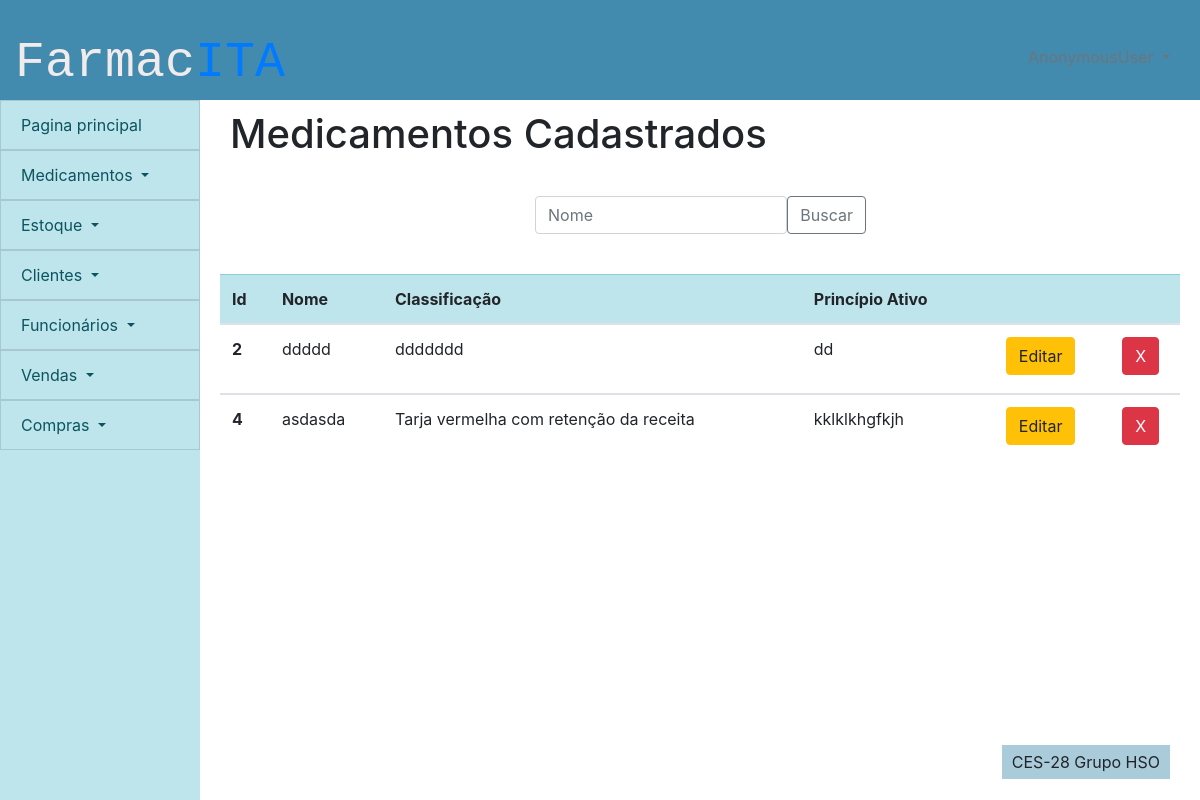
Before: /cadastro_medicamentos/editar_medicamento with the older database file.
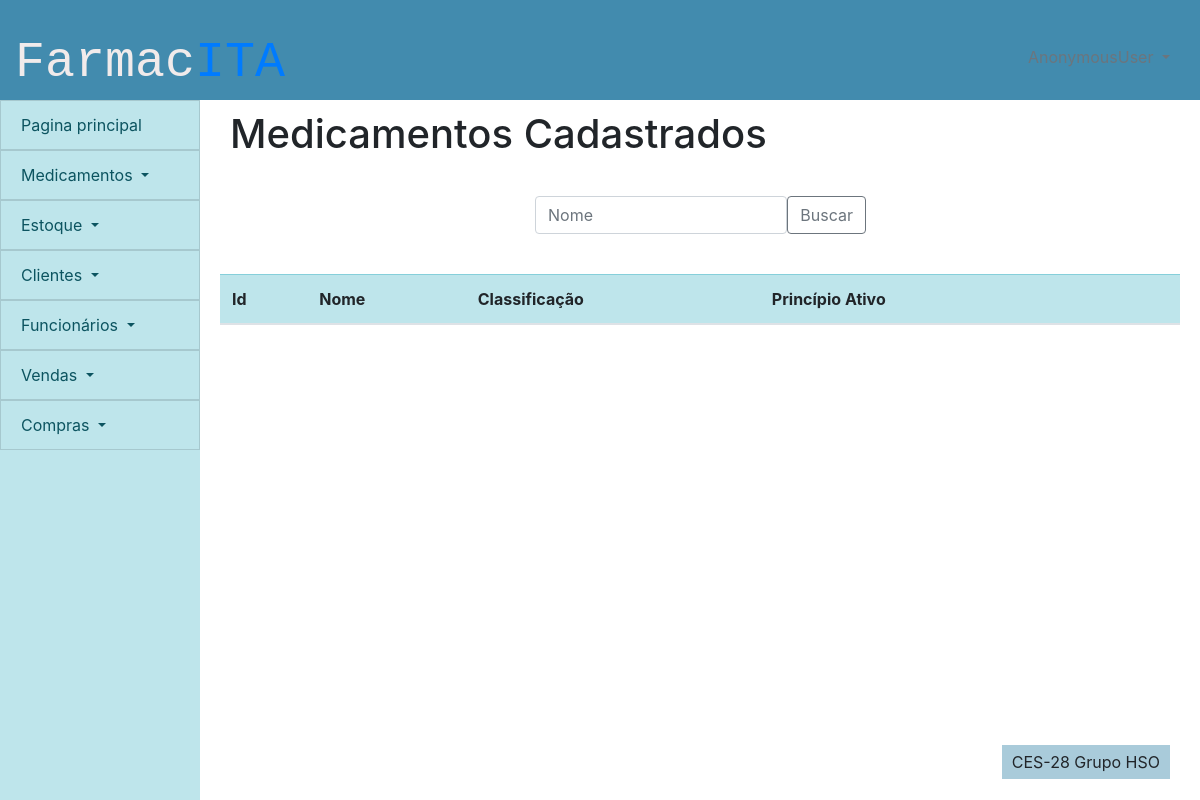
After: the same page with the newer database file.
### cadastro_medicamentos/models.py (models this page shows, shortened)
class medicamento(models.Model):
    id_medicamento = models.AutoField(primary_key=True)
    nome_medicamento = models.CharField(max_length=100)
    classificacao = models.CharField(max_length=100, default='Sem tarja')
    principio_ativo = models.CharField(max_length=100)
    excluido = models.BooleanField(default=False)

### cadastro_medicamentos/views.py (the view, shortened to what this page needs)
# urls.py: path('editar_medicamento',views.editar_medicamento, name = 'editar_medicamento'),
def editar_medicamento(request):
    lista = medicamento.objects.all()
    editar = False
    busca = request.GET.get('buscamedic')
    if busca:
        editar = False
        lista = medicamento.objects.filter(nome_medicamento__icontains = busca)
    delete = request.GET.get('delete')
    if delete:
        teste = medicamento.objects.filter(id_medicamento = delete)
        teste.update(excluido = True)
    editando = request.GET.get('edit')
    if editando:
        editar = True
        lista = medicamento.objects.filter(id_medicamento = editando)
    principiosativos = principio_ativo.objects.all()
    droga_list = list()
    for i in principiosativos:
        droga_list.append(i.nome_principio_ativo)
    return render(request,'medicamento/editar_medicamento.html',
    {'lista':lista,
    'editar':editar,
    "droga":droga_list}
    )

### frontend/medicamento/editar_medicamento.html (shortened to what this page needs)
{% extends 'template/padrao.html' %}
{%block titulo-conteudo %}
Medicamentos Cadastrados
{% endblock %}
{% load static %}
{% block content %}
<div>
    <div class="row formulario">
        <div class="col-sm-12">
            <div>
                <form method="GET">
                    <div class="input-group-prepend">
                        <input type="text" class="form-control" placeholder="Nome" name="buscamedic" id="buscamedic">
                    <button class="btn btn-outline-secondary" type="submit" id="button-addon1">Buscar</button>
                    </div>
                    </form>
            </div>
        </div>
    </div>
    <div class="tabela">
        <table class="table table-hover">
            <thead class="table-info">
                <tr>
                    <th scope="col">Id</th>
                    <th scope="col">Nome</th>
                    <th scope="col">Classificação</th>
                    <th scope="col">Princípio Ativo</th>
                    <th></th>
                    <th></th>
                </tr>
            </thead>
            {% for i in lista %}
            {% if not i.excluido  %}
            <tbody>
                <tr class={{i.id_medicamento}}>
                    <th scope="row">{{i.id_medicamento}}</th>
                    <td class = "nome">{{i.nome_medicamento}}</td>
                    <td class = "classificacao">{{i.classificacao}}</td>
                    <td class = "principio">{{i.principio_ativo}}</td>
                    <td>
                        <form class= "centro">
                            <button value = {{i.id_medicamento}} name = 'edit' class="btn btn-warning"  type = "submit" >Editar</button>
                        </form>
                    </td>
                    <td>
                        <form class= "centro">
                            <button  value = {{i.id_medicamento}} name = 'delete' class="btn btn-danger botao" type = "submit">X</button>
                        </form>
                    </td>
                </tr>
            </tbody>
            {% endif %}
            {% endfor %}
        </table>
    </div>
</div>
{% endblock %}

Changed rows visible on the page:
removed medicamento: id_medicamento "2", nome_medicamento "ddddd", classificacao "ddddddd", principio_ativo "dd"
removed medicamento: id_medicamento "4", nome_medicamento "asdasda", classificacao "Tarja vermelha com retenção da receita", principio_ativo "kklklkhgfkjh"
